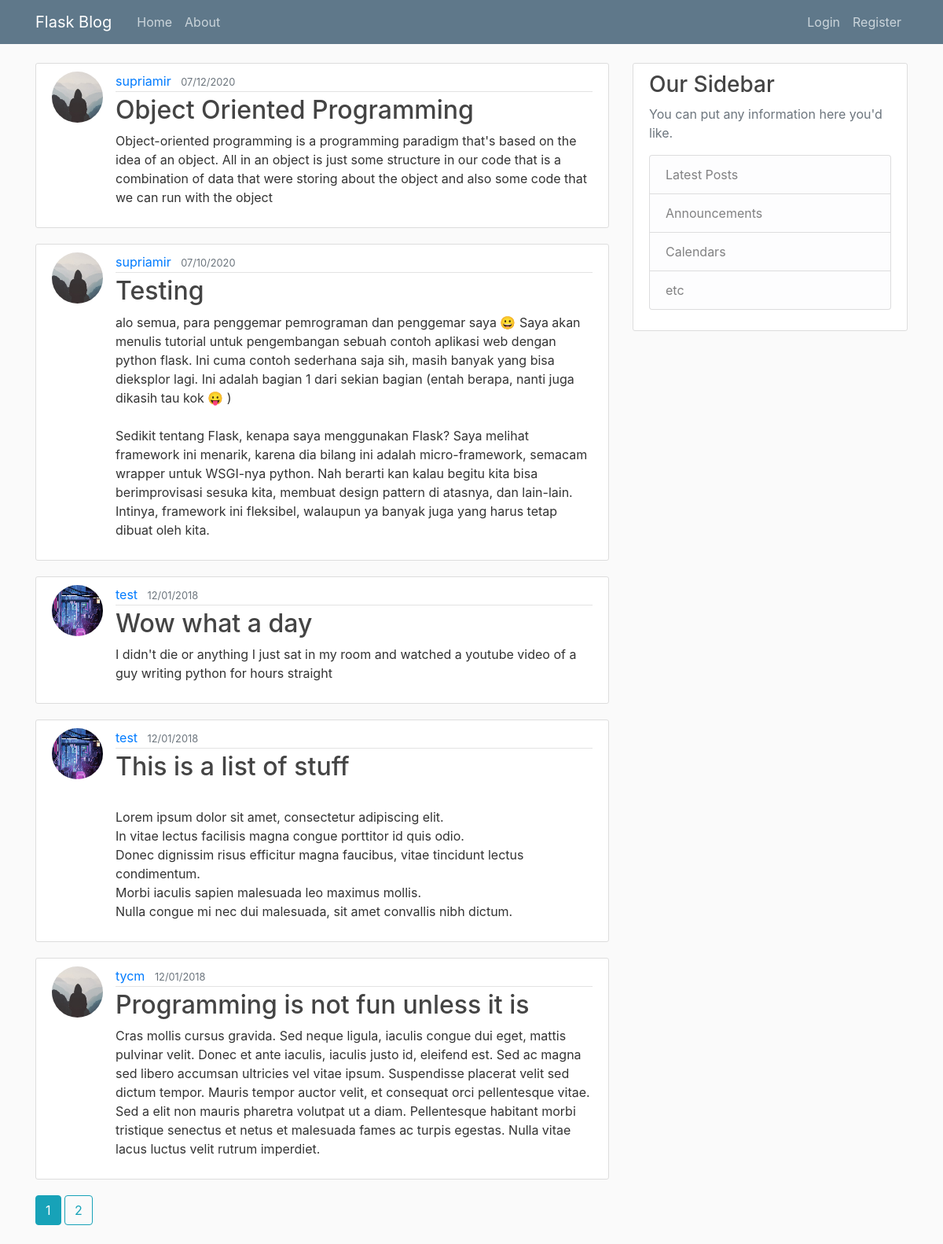
The page /home on the database its author committed.
### flaskblog/models.py (models this page shows, shortened)
class Post(db.Model):
    id = db.Column(db.Integer, primary_key=True)
    title = db.Column(db.String(100), nullable=False)
    date_posted = db.Column(db.DateTime, nullable=False, default=datetime.utcnow)
    content = db.Column(db.Text, nullable=False)
    user_id = db.Column(db.Integer, db.ForeignKey('user.id'), nullable=False)

class User(db.Model, UserMixin):
    id = db.Column(db.Integer, primary_key=True)
    username = db.Column(db.String(20), unique=True, nullable=False)
    email = db.Column(db.String(120), unique=True, nullable=False)
    image_file = db.Column(db.String(120), nullable=False, default='default.jpg')
    password = db.Column(db.String(60), nullable=False)
    posts = db.relationship('Post', backref='author', lazy=True)

### flaskblog/routes.py (the view)
@app.route("/")
@app.route("/home")
def home():
    page = request.args.get('page', 1, type=int)
    posts = Post.query.order_by(Post.date_posted.desc()).paginate(page=page, per_page=5)
    return render_template('home.html', posts=posts)

### flaskblog/templates/home.html
{% extends "layout.html" %}
{% block content%}
{% for post in posts.items %}
<article class="media content-section">
    <img class="rounded-circle article-img"
        src="{{ url_for('static', filename='profile_pics/' + post.author.image_file) }}">
    <div class="media-body">
        <div class="article-metadata">
            <a class="mr-2"
                href="{{url_for('user_posts', username=post.author.username) }}">{{ post.author.username }}</a>
            <small class="text-muted">{{ post.date_posted.strftime('%m/%d/%Y') }}</small>
        </div>
        <h2><a class="article-title" href="{{url_for('post', post_id=post.id) }}">{{ post.title }}</a></h2>
        <p class="article-content">{{ post.content }}</p>
    </div>
</article>
{% endfor %}
{% for page_num in posts.iter_pages(left_edge=1, right_edge=1, left_current=2, right_current=3) %}
{% if page_num %}
{% if posts.page == page_num %}
<a class="btn btn-info mb-4" href="{{ url_for('home', page=page_num) }}">{{ page_num }}</a>
{% else %}
<a class="btn btn-outline-info mb-4" href="{{ url_for('home', page=page_num) }}">{{ page_num }}</a>
{% endif %}
{% else %}
...
{% endif %}
{% endfor %}
{% endblock content %}

### flaskblog/static/main.css (style rules this page uses)
body { background: #fafafa; color: #333333; margin-top: 5rem; }
h1, h2, h3, h4, h5, h6 { color: #444444; }
.content-section { background: #ffffff; padding: 10px 20px; border: 1px solid #dddddd; border-radius: 3px; margin-bottom: 20px; }
.article-title { color: #444444; }
.article-content { white-space: pre-line; }
.article-img { height: 65px; width: 65px; margin-right: 16px; }
.article-metadata { padding-bottom: 1px; margin-bottom: 4px; border-bottom: 1px solid #e3e3e3 }

### rows shown on the page
Post: image_file (placeholder picture), author.username "supriamir", date_posted "07/12/2020", title "Object Oriented Programming", content "Object-oriented programming is a programming paradigm that's based on the idea of an object. All in an object is just some structure in our code that is a combination of data that were storing about the object and also some code that we can run with the object"
Post: image_file (placeholder picture), author.username "supriamir", date_posted "07/10/2020", title "Testing", content "alo semua, para penggemar pemrograman dan penggemar saya 😀 Saya akan menulis tutorial untuk pengembangan sebuah contoh aplikasi web dengan python flask. Ini cuma contoh sederhana saja sih, masih banyak yang bisa dieksplor lagi. Ini adalah bagian 1 dari sekian bagian (entah berapa, nanti juga dikasih tau kok 😛 ) Sedikit tentang Flask, kenapa saya menggunakan Flask? Saya melihat framework ini menarik, karena dia bilang ini adalah micro-framework, semacam wrapper untuk WSGI-nya python. Nah berarti kan kalau begitu kita bisa berimprovisasi sesuka kita, membuat design pattern di atasnya, dan lain-lain. Intinya, framework ini fleksibel, walaupun ya banyak juga yang harus tetap dibuat oleh kita."
Post: image_file (picture), author.username "test", date_posted "12/01/2018", title "Wow what a day", content "I didn't die or anything I just sat in my room and watched a youtube video of a guy writing python for hours straight"
Post: image_file (picture), author.username "test", date_posted "12/01/2018", title "This is a list of stuff", content "Lorem ipsum dolor sit amet, consectetur adipiscing elit. In vitae lectus facilisis magna congue porttitor id quis odio. Donec dignissim risus efficitur magna faucibus, vitae tincidunt lectus condimentum. Morbi iaculis sapien malesuada leo maximus mollis. Nulla congue mi nec dui malesuada, sit amet convallis nibh dictum."
Post: image_file (placeholder picture), author.username "tycm", date_posted "12/01/2018", title "Programming is not fun unless it is", content "Cras mollis cursus gravida. Sed neque ligula, iaculis congue dui eget, mattis pulvinar velit. Donec et ante iaculis, iaculis justo id, eleifend est. Sed ac magna sed libero accumsan ultricies vel vitae ipsum. Suspendisse placerat velit sed dictum tempor. Mauris tempor auctor velit, et consequat orci pellentesque vitae. Sed a elit non mauris pharetra volutpat ut a diam. Pellentesque habitant morbi tristique senectus et netus et malesuada fames ac turpis egestas. Nulla vitae lacus luctus velit rutrum imperdiet."

### other values the page prints
{{ page_num }} "1"
{{ page_num }} "2"
